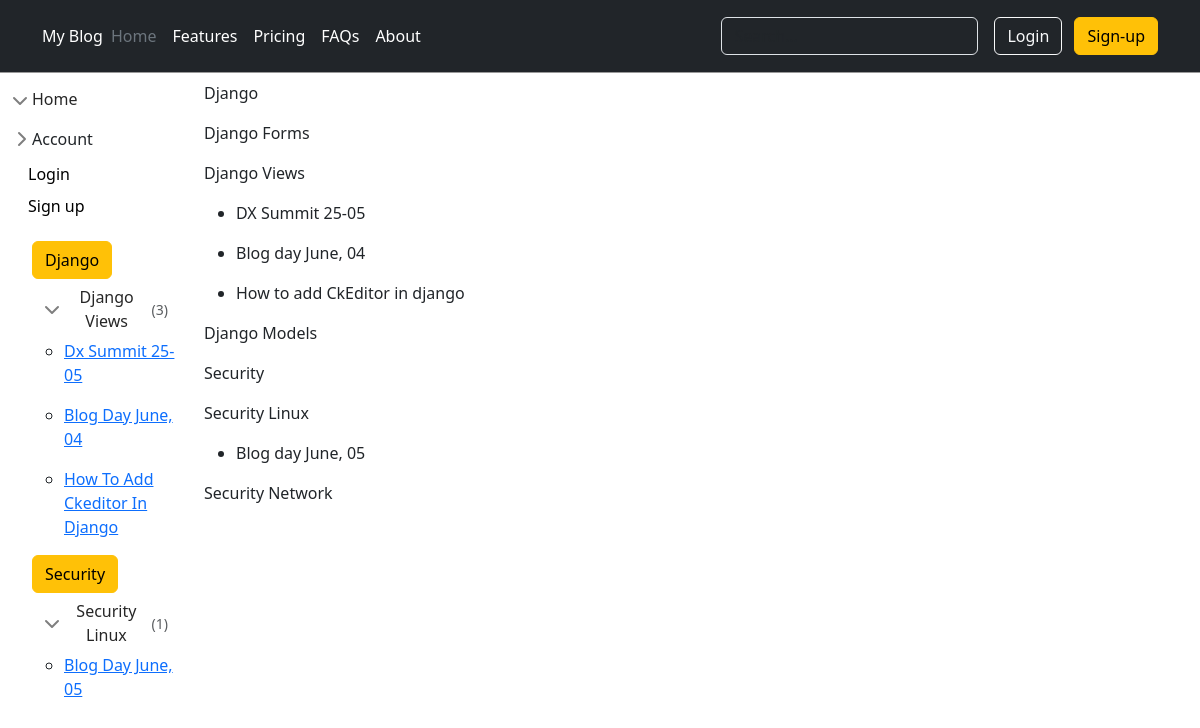
The page /category/ on the database as committed earlier.
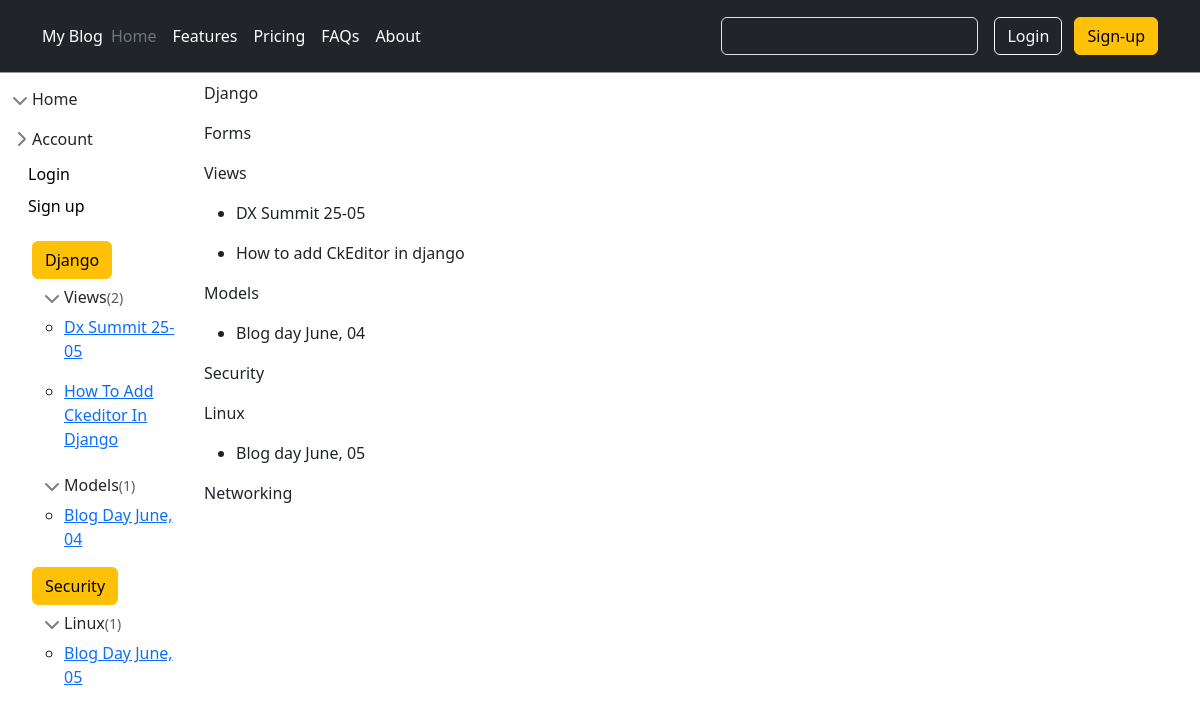
The same page on the database as committed later.
### blog/models.py (models this page shows, shortened)
class Category(models.Model):
    name = models.CharField(max_length=100)

class SubCategory(models.Model):
    parent = models.ForeignKey(Category, on_delete=models.CASCADE, null=True)
    category = models.CharField(max_length=100, null=True)

class Post(models.Model):
    title = models.CharField(max_length=255)
    author = models.ForeignKey(settings.AUTH_USER_MODEL, on_delete=models.CASCADE,)
    category = models.ForeignKey(SubCategory, on_delete=models.CASCADE, null=True)
    parent = models.ForeignKey(Category, on_delete=models.CASCADE, null=True)
    body = RichTextUploadingField()

### blog/views.py (the view)
# urls.py: path('category/', views.category, name='category'),
def category(request):
    return render(request, 'category.html' ,{'all_category': all_category})

### blog/templates/category.html (shortened to what this page needs)
{% extends 'master.html' %}
{% block content %}
  {% for category in all_category %}
    <p>{{ category.name }}</p>
      {% for sub in category.subcategory_set.all %}
        <p>{{ sub.category }}</p>
        <ul>
          {% for post in sub.post_set.all %}
            <li><p>{{ post.title }}</p></li>
          {% endfor %}
          </ul>
      {% endfor %}
  {% endfor %}
{% endblock %}

### blog/templates/master.html (shortened to what this page needs)
{% load static %}
<!DOCTYPE html>
<html lang="en">
<head>
    <link rel="stylesheet" href="{% static 'css/base.css' %}">
    <link rel="stylesheet" href="{% static 'css/sidebars.css' %}">
    {% load bootstrap5 %}
    {% bootstrap_css %}
</head>
<body>
    <header class="p-3 bg-dark">
    <div class="container">
        <div class="d-flex flex-wrap align-items-center justify-content-center justify-content-lg-start">
          <a href="/" class="d-flex align-items-center mb-2 mb-lg-0 text-white text-decoration-none">My Blog</a>
          <ul class="nav col-12 col-lg-auto me-lg-auto mb-2 justify-content-center mb-md-0">
            <li><a href="#" class="nav-link px-2 text-secondary">Home</a></li>
            <li><a href="#" class="nav-link px-2 text-white">Features</a></li>
            <li><a href="#" class="nav-link px-2 text-white">Pricing</a></li>
            <li><a href="#" class="nav-link px-2 text-white">FAQs</a></li>
            <li><a href="#" class="nav-link px-2 text-white">About</a></li>
          </ul>
          <form class="col-12 col-lg-auto mb-3 mb-lg-0 me-lg-3" role="search" action="{% url 'search' %}" method="get" >
            <input type="text" name="q" class="form-control form-control-dark text-bg-dark" placeholder="Search..." aria-label="Search">
          </form>
          <div class="text-end">
            {% if user.is_anonymous %}
            <a href="{% url 'login' %}" role="button" class="btn btn-outline-light me-2">Login</a>
            <a href="{% url 'sign_up' %}" role="button" class="btn btn-warning">Sign-up</a>
            {% else %}
            <a href="{% url 'logout' %}" role="button" class="btn btn-outline-light me-2">Logout</a>
            {% endif %}
          </div>
        </div>
      </div>
    </header>
<div class="row">
    <div class="col-md-2">
            <ul class="list-unstyled ps-0">
              <li class="mb-1">
                <button class="btn btn-toggle d-inline-flex align-items-center rounded border-0 collapsed" data-bs-toggle="collapse" data-bs-target="#home-collapse" aria-expanded="true">
                  Home
                </button>
              </li>
              <li class="mb-1">
                <button class="btn btn-toggle d-inline-flex align-items-center rounded border-0 collapsed" data-bs-toggle="collapse" data-bs-target="#account-collapse" aria-expanded="false">
                  Account
                </button>
                <div class="collapse show" id="account-collapse">
                  <ul class="btn-toggle-nav list-unstyled fw-normal pb-1">
                    {% if user.is_anonymous %}
                    <li><a href="{% url 'login' %}" class="link-body-emphasis d-inline-flex text-decoration-none rounded">Login</a></li>
                    <li><a href="{% url 'sign_up' %}" class="link-body-emphasis d-inline-flex text-decoration-none rounded">Sign up</a></li>
                    {% else %}
                    <li><a href="{% url 'password_change' %}" class="link-body-emphasis d-inline-flex text-decoration-none rounded">Password Change</a></li>
                    <li><a href="{% url 'password_reset' %}" class="link-body-emphasis d-inline-flex text-decoration-none rounded">Password Reset</a></li>
                    {% endif %}
                  </ul>
                </div>
              </li>
            </ul>
<ul>
  {% for category in all_category %}
    <p class="m-0"><button type="button" class="btn btn-warning">{{category.name}}</button></p>
      {% for sub in category.subcategory_set.all %}
        {% if sub.post_set.all.count > 0 %}
        <p class="m-0">
          <button class="btn btn-toggle d-inline-flex align-items-center rounded border-0 collapsed" data-bs-toggle="collapse" data-bs-target="#{{ sub.category|slugify }}-collapse" aria-expanded="true">
          {{ sub.category }}<span class="small text-muted">({{sub.post_set.all.count}})</span>
          </button>
        </p>
        {% endif %}
        <div class="collapse show" id="{{ sub.category|slugify }}-collapse">
        <ul>
        {% for post in sub.post_set.all %}
          <p class="m-0"><li><a href="{% url 'post_detail' post.id %}"> {{post.title|title}}</a></li></p>
        {% endfor %}
        </ul>
        </div>
      {% endfor %}
  {% endfor %}
</ul>
    </div>
    <div class="col-md-10">
        {% block content %}
        {% endblock %}
    </div>
</div>
</body>
</html>

### blog/static/css/base.css (style rules this page uses)
body { font-family: 'Source Sans Pro', sans-serif; font-size: 18px; }
header { border-bottom: 1px solid #999; margin-bottom: 0.5rem; display: flex; }

### blog/static/css/sidebars.css (style rules this page uses)
body { min-height: 100vh; min-height: -webkit-fill-available; }
html { height: -webkit-fill-available; }
.btn-toggle { padding: .25rem .5rem; font-weight: 600; color: var(--bs-emphasis-color); background-color: transparent; }
.btn-toggle::before { width: 1.25em; line-height: 0; transition: transform .35s ease; transform-origin: .5em 50%; }
.btn-toggle[aria-expanded="true"] { color: rgba(var(--bs-emphasis-color-rgb), .85); }
.btn-toggle[aria-expanded="true"]::before { transform: rotate(90deg); }
.btn-toggle-nav a { padding: .1875rem .5rem; margin-top: .125rem; margin-left: 1.25rem; }

Rows that differ between the two databases and show on the page:
changed Category "Django": gains SubCategory (category "Models", post_set.all.count "1")
changed SubCategory: category "Django Views" → "Views"; post_set.all.count "3" → "2"; loses Post (title "Blog Day June, 04", title "Blog day June, 04")
changed SubCategory: gains Post (title "Blog Day June, 04", title "Blog day June, 04"); category "Django Models" → "Models"
changed SubCategory: category "Security Linux" → "Linux"
changed SubCategory: category "Django Forms" → "Forms"
changed SubCategory: category "Security Network" → "Networking"
